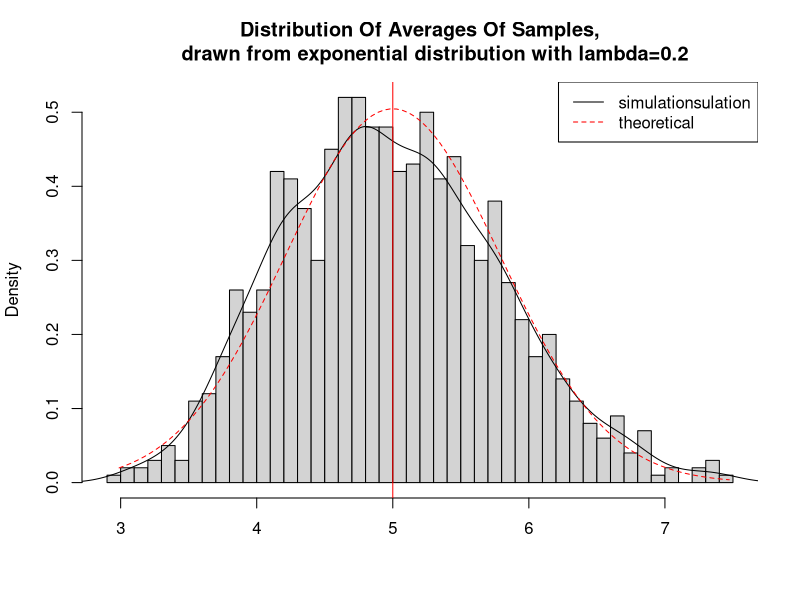
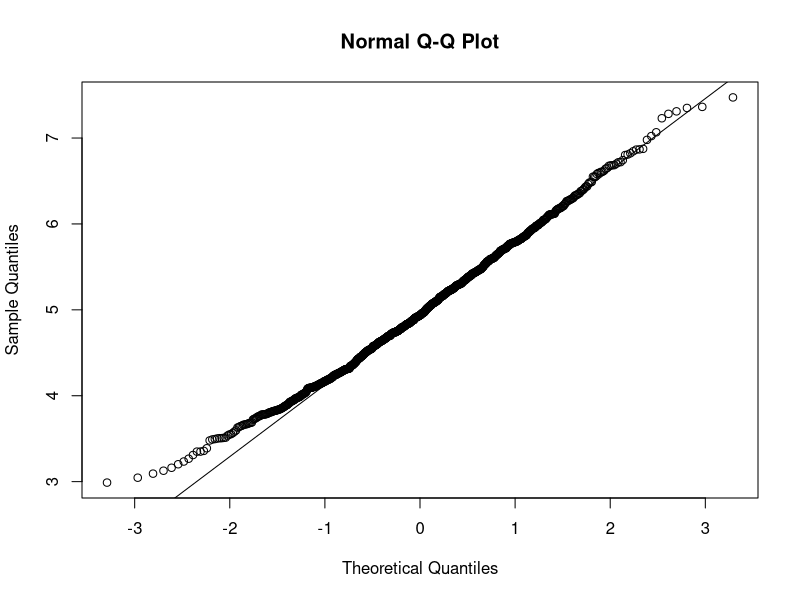
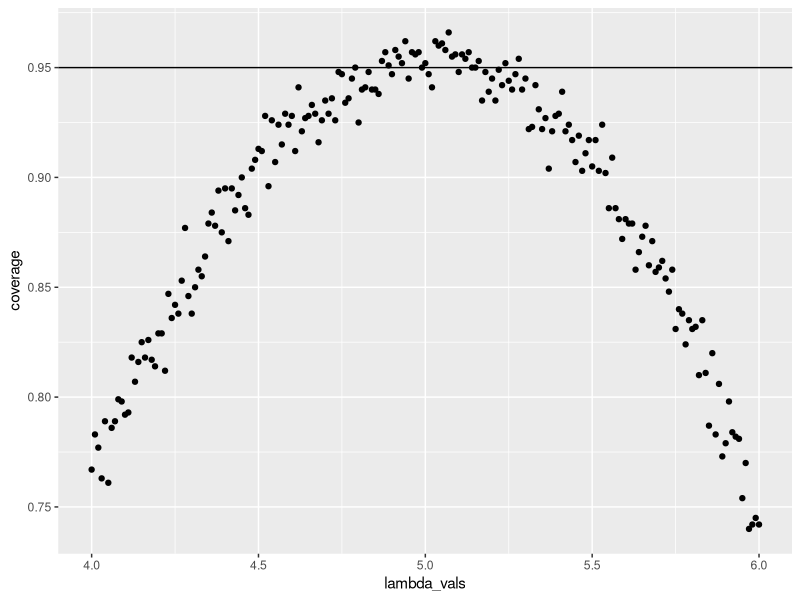

Here is the R script that generated these plots, in order:
## ---- chunk 1
#load libraries 
library(ggplot2)

# create reproducability
set.seed(3)
# set contants
lambda <- 0.2
num_simulation <- 1000
sample_size <- 40
# test the result in num_simulations matrix
simulations <- matrix(rexp(num_simulation*sample_size, rate=lambda), num_simulation, sample_size)
# the mean of distribution of averages of exponentials
row_means <- rowMeans(simulations)
## ---- chunk 2
# plot the histogram
hist(row_means, breaks=50, prob=TRUE,
     main="Distribution Of Averages Of Samples,
     drawn from exponential distribution with lambda=0.2",
     xlab="")
# density of the averages of samples
lines(density(row_means))
# theoretical center of distribution
abline(v=1/lambda, col="red")
# theoretical density of the averages of samples
xfit <- seq(min(row_means), max(row_means), length=100)
yfit <- dnorm(xfit, mean=1/lambda, sd=(1/lambda/sqrt(sample_size)))
lines(xfit, yfit, pch=22, col="red", lty=2)
# add legend
legend('topright', c("simulationsulation", "theoretical"), lty=c(1,2), col=c("black", "red"))
## ---- chunk 3
qqnorm(row_means); qqline(row_means)
## ---- chunk 4
lambda_vals <- seq(4, 6, by=0.01)
coverage <- sapply(lambda_vals, function(lamb) {
    mu_hats <- rowMeans(matrix(rexp(sample_size*num_simulation, rate=0.2),
                               num_simulation, sample_size))
    ll <- mu_hats - qnorm(0.975) * sqrt(1/lambda**2/sample_size)
    ul <- mu_hats + qnorm(0.975) * sqrt(1/lambda**2/sample_size)
    mean(ll < lamb & ul > lamb)
})

library(ggplot2)
qplot(lambda_vals, coverage) + geom_hline(yintercept=0.95)
